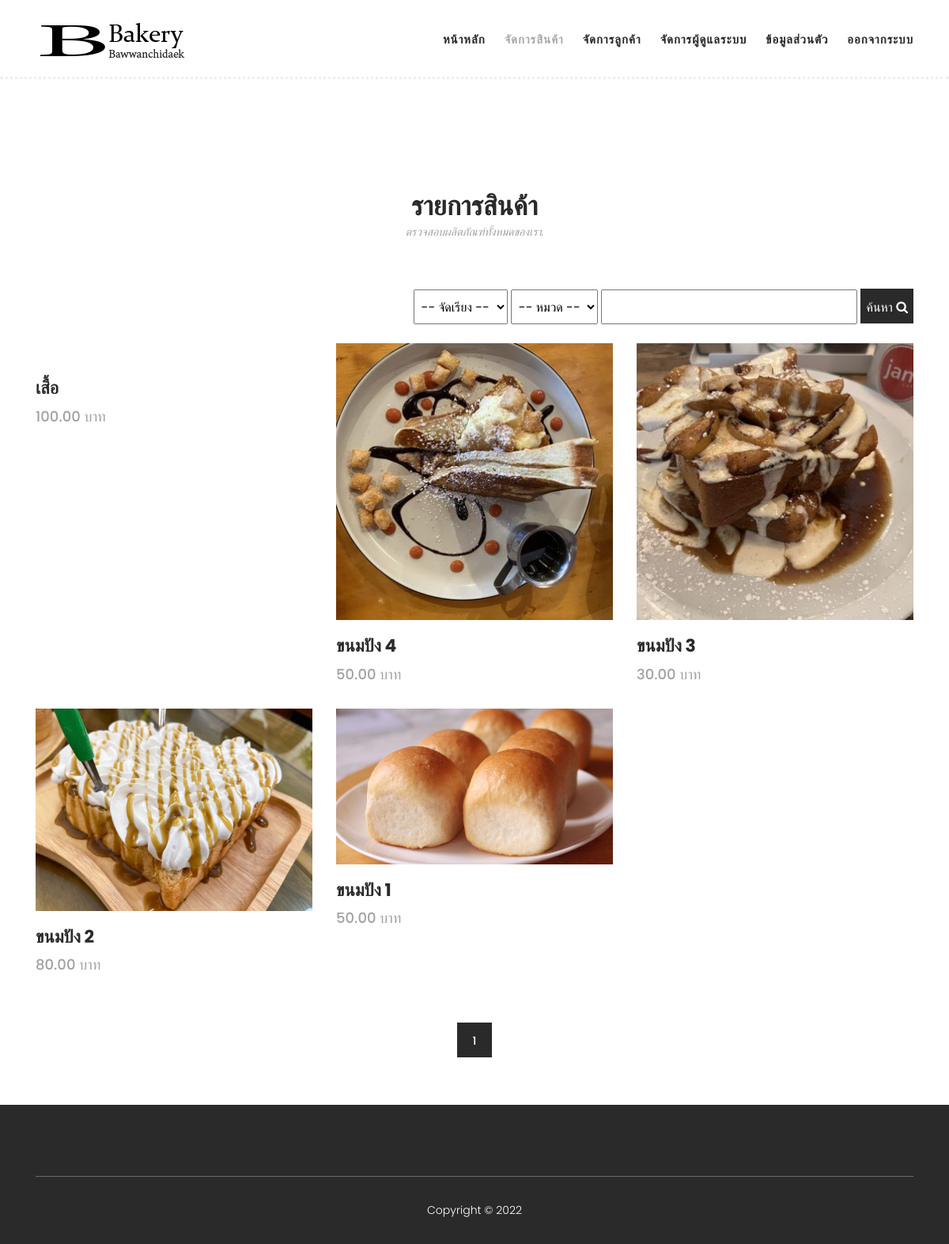
/product.php (signed in), run on the app's committed database.
### tables this page shows
CREATE TABLE `tbl_products` (
  `PRO_ID` bigint(20) NOT NULL,
  `PRO_NAME` varchar(50) DEFAULT NULL,
  `PRO_PRICE` decimal(10,2) DEFAULT NULL,
  `PRO_STAMP` timestamp NOT NULL DEFAULT current_timestamp(),
  `PRO_DETAILS` text DEFAULT NULL,
  `PRO_PHOTO` varchar(100) DEFAULT NULL,
  `USER_ID` bigint(20) DEFAULT NULL,
  `PRO_DELETE` enum('1') DEFAULT NULL,
  `PRO_STATUS` enum('1','0') NOT NULL DEFAULT '1',
  `PRO_GROUP_NAME` varchar(50) DEFAULT NULL,
  `PRO_STOCK` int(11) NOT NULL DEFAULT 0
);

### product.php (the view, shortened to what this page needs)
<?php include_once('./inc/inc-html.php') ?>
<!DOCTYPE html>
<html lang="th">
<head>
    <?php include_once('./inc/head.php') ?>
</head>
<body>
    <?php include_once('./inc/header.php') ?>
    <section class="section" id="products">
        <div class="container">
            <div class="row">
                <div class="col-lg-12">
                    <div class="section-heading">
                        <h2>รายการสินค้า</h2>
                        <span>ตรวจสอบผลิตภัณฑ์ทั้งหมดของเรา.</span>
                    </div>
                </div>
            </div>
            <div class="row mb-4">
                <div class="col-12 d-flex justify-content-end">
                    <form action="./product.php" method="get">
                        <select class="s-product" name="sort" id="sort" onchange="this.form.submit()">
                            <option value=""> -- จัดเรียง -- </option>
                        </select>
                        <select name="g" class="s-product" onchange="this.form.submit()">
                            <option value="" <?= isset($_GET["g"]) && $_GET["g"] == '' ? 'selected' : ""; ?>> -- หมวด --
                            </option>
                        </select>
                        <input type="text" value="<?= isset($_GET["v"]) ? $_GET["v"] : ""; ?>" name="v"
                            class="input-product">
                        <button type="submit" id="form-submit" class="btn-main-dark-button">
                            ค้นหา <i class="fa fa-search"></i>
                        </button>
                    </form>
                </div>
            </div>
        </div>
        <div class="container">
            <?php
            $items_per_page = 80;
            $current_page = isset($_GET['page']) && is_numeric($_GET['page']) ? (int) $_GET['page'] : 1;
            $offset = ($current_page - 1) * $items_per_page;
            $g = !isset($_GET["g"]) || empty($_GET["g"]) ? '' : "AND PRO_GROUP_NAME= '{$_GET["g"]}'";
            $v = !isset($_GET["v"]) || empty($_GET["v"]) ? '' : "AND PRO_NAME  LIKE '%{$_GET["v"]}%'";
            $order_by = "PRO_STAMP DESC";
            $sql_count = "SELECT COUNT(*) as total FROM `tbl_products` WHERE PRO_DELETE IS NULL $g $v;";
            $total_items = $conn->query($sql_count)->fetch_assoc()['total'];
            $total_pages = ceil($total_items / $items_per_page);
            $sqls = "SELECT * FROM `tbl_products` WHERE PRO_DELETE IS NULL $g $v ORDER BY $order_by LIMIT $items_per_page OFFSET $offset;";
            $query_group_list = $conn->query($sqls, MYSQLI_ASSOC)->fetch_all(MYSQLI_ASSOC);
            ?>
            <div class="row">
                <?php foreach ($query_group_list as $ilist): ?>
                    <div class="col-lg-4">
                        <div class="item">
                            <div class="thumb">
                                <img src="upload/<?= $ilist['PRO_PHOTO']; ?>" alt="">
                            </div>
                            <div class="down-content">
                                <h4><?= $ilist['PRO_NAME']; ?></h4>
                                <span><?= $ilist['PRO_PRICE']; ?> บาท</span>
                            </div>
                        </div>
                    </div>
                <?php endforeach; ?>
            </div>
            <div class="col-lg-12">
                <div class="pagination">
                    <ul>
                        <?php for ($i = 1; $i <= $total_pages; $i++): ?>
                            <li class="<?= $i == $current_page ? 'active' : ''; ?>">
                                <a
                                    href="?page=<?= $i; ?>&g=<?= $_GET['g'] ?? ''; ?>&v=<?= $_GET['v'] ?? ''; ?>"><?= $i; ?></a>
                            </li>
                        <?php endfor; ?>
                    </ul>
                </div>
            </div>
        </div>
    </section>
    <?php include_once('./inc/footer.php'); ?>
</body>
</html>

### inc/head.php (shortened to what this page needs)
<link rel="stylesheet" type="text/css" href="./assets/css/bootstrap.min.css">
<link rel="stylesheet" type="text/css" href="./assets/css/font-awesome.css">
<link rel="stylesheet" href="./assets/css/templatemo-hexashop.css">
<link rel="stylesheet" href="./assets/css/owl-carousel.css">
<link rel="stylesheet" href="./assets/css/lightbox.css">
<link href="https://cdn.datatables.net/v/bs4/jq-3.7.0/dt-2.2.1/datatables.min.css" rel="stylesheet">

### inc/header.php (shortened to what this page needs)
<header class="header-area header-sticky">
    <div class="container">
        <div class="row">
            <div class="col-12">
                <nav class="main-nav">
                    <a href="<?= $_SESSION["USER"]['USER_ROLE'] === "ADMIN" ? "ad-home.php" : "home.php"  ;?> " class="logo">
                        <img src="assets/images/logo.png">
                    </a>
                    <ul class="nav">
                        <?php if ($_SESSION["USER"]['USER_ROLE'] === "ADMIN"): ?>
                            <li class="scroll-to-section">
                                <a href="./ad-home.php"
                                    class="<?php echo $_SESSION["page"] == "home" ? "active" : ""; ?>">หน้าหลัก</a>
                            </li>
                            <li class="scroll-to-section">
                                <a href="./ad-product.php"
                                    class="<?php echo $_SESSION["page"] == "product" ? "active" : ""; ?>">จัดการสินค้า
                                </a>
                            </li>
                            <li class="scroll-to-section">
                                <a href="./ad-user.php"
                                    class="<?php echo $_SESSION["page"] == "user" ? "active" : ""; ?>">จัดการลูกค้า
                                </a>
                            </li>
                            <li class="scroll-to-section">
                                <a href="./ad-user-admin.php"
                                    class="<?php echo $_SESSION["page"] == "user-admin" ? "active" : ""; ?>">จัดการผู้ดูแลระบบ
                                </a>
                            </li>
                            <li class="scroll-to-section">
                                <a href="./ad-profile.php"
                                    class="<?php echo $_SESSION["page"] == "profile" ? "active" : ""; ?>">ข้อมูลส่วนตัว
                                </a>
                            </li>
                        <?php endif; ?>
                        <li class="scroll-to-section">
                            <a href="./logout.php"
                                class="<?php echo $_SESSION["page"] == "logout" ? "active" : ""; ?>">ออกจากระบบ</a>
                        </li>
                    </ul>
                </nav>
            </div>
        </div>
    </div>
</header>

### inc/footer.php (shortened to what this page needs)
<footer>
    <div class="container">
        <div class="row">
            <div class="col-lg-12">
                <div class="under-footer">
                    <p>Copyright © 2022 </p>
                </div>
            </div>
        </div>
    </div>
</footer>

### inc/head.php (style rules this page uses)
.btn-main-dark-button { height: 44px; display: inline-block; text-align: center; line-height: 44px; background-color: #2a2a2a; box-shadow: none; border: 1px solid transparent; color: #fff; transition: all 0.3s; }
.input-product, .s-product { height: 44px; }
.s-product { padding: 5px; }

### data on the page
tbl_products: PRO_NAME "เสื้อ", PRO_PRICE "100.00"
tbl_products: PRO_PHOTO (picture), PRO_NAME "ขนมปัง 4", PRO_PRICE "50.00"
tbl_products: PRO_PHOTO (picture), PRO_NAME "ขนมปัง 3", PRO_PRICE "30.00"
tbl_products: PRO_PHOTO (picture), PRO_NAME "ขนมปัง 2", PRO_PRICE "80.00"
tbl_products: PRO_PHOTO (picture), PRO_NAME "ขนมปัง 1", PRO_PRICE "50.00"
